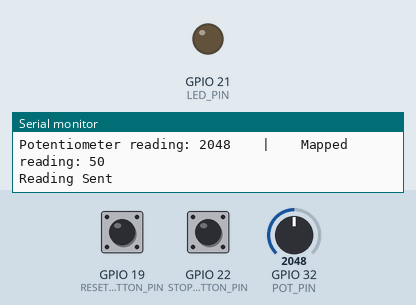
A program run on a simulated ESP32. Parts: output pins drawn as LEDs (lit = HIGH), the last lines printed to the serial monitor. The inputs (shaded band) are chosen by the test bench; at power-on: GPIO 22 (STOP_BUTTON_PIN) HIGH, GPIO 19 (RESET_BUTTON_PIN) HIGH, GPIO 32 (POT_PIN) = 2048. Storage starts empty.

Above: at 1.2 s.
1.3 s: GPIO 22 (STOP_BUTTON_PIN) pulled LOW for 0.15 s
At 2.0 s:
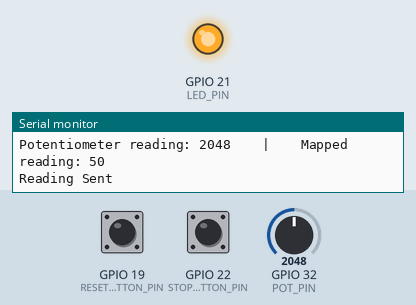
2.9 s: GPIO 19 (RESET_BUTTON_PIN) pulled LOW for 0.15 s
At 3.3 s:
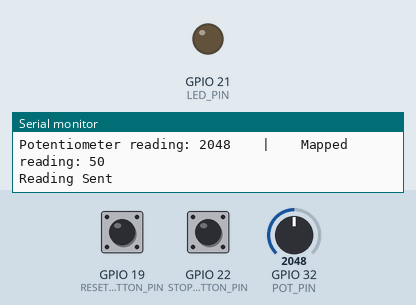
4.5 s: GPIO 22 (STOP_BUTTON_PIN) pulled LOW for 1 s
At 5.8 s:
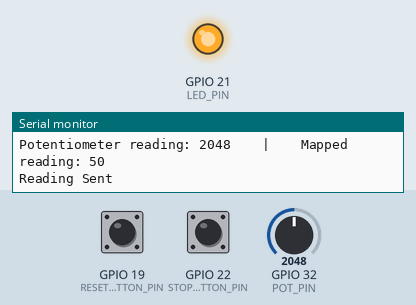
7.0 s: GPIO 22 (STOP_BUTTON_PIN) pulled LOW for 3.2 s
At 7.6 s:
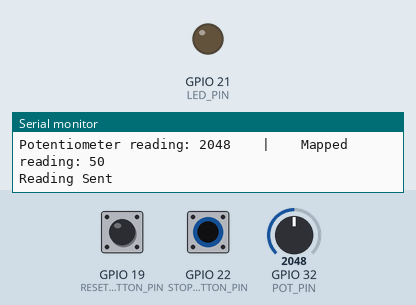
Timing chart, 0 to 10.0 s (numbered marks = the images above; inputs shaded):
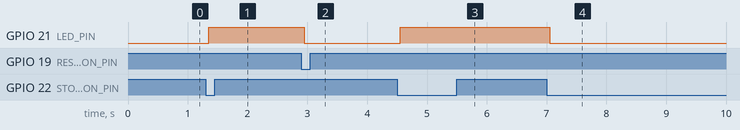

The program:

main.cpp
```cpp
// Include all libraries required for current project
#include <Arduino.h>
#include <WiFi.h>
#include <AsyncTCP.h>
#include <ESPAsyncWebServer.h>
#include "SPIFFS.h"
#include <Arduino_JSON.h>

// Network credentials
const char* ssid = "TestNet";
const char* password = "123456789";

// Initialize webserver on port 80
AsyncWebServer server(80);

// Create an Event Source on /events
// "events" object sends request to HTML to update data
AsyncEventSource events("/events");

/*
GPIO Pins and Variables

Note GPIO pins 32-39 must be used for conversion
While EPS32 is in softAP mode
not sure why but read it somewhere
*/

const int LED_PIN = 21;
const int STOP_BUTTON_PIN = 22;
const int RESET_BUTTON_PIN = 19;
const int POT_PIN = 32;

JSONVar data;
JSONVar gearState;

// Variables to store LED state and button states
bool ledState = false;
bool stopButtonState = false;
bool lastStopButtonState = false;
bool resetButtonState = false;
bool lastResetButtonState = false;

// Timer to refresh pot reading every 500mS
unsigned long lastTime = 0;
unsigned long sensorReadingDelay = 250; // send sensor data every .25 second

/*  This is where sensor data will be collected and sent

  FUEL: Flow Rate Sensor / Buttons w Timer
  SPEED: Accelerometer
  RPMs: Tachometer / Encoder
*/

// Function to return reading from potentiometer as JSON string
String getSensorReadings(){
  unsigned int potValue = analogRead(POT_PIN);
  unsigned int mappedValue = map(potValue, 0, 4095, 0, 100);
  Serial.printf("Potentiometer reading: %d    |    Mapped reading: %d\n", potValue, mappedValue);
  data["gaugeSpeed"] = String(mappedValue);
  String jsonString = JSON.stringify(data);
  return jsonString;
}

// Initialize SPIFFS
void initSPIFFS() {
  if (!SPIFFS.begin()) {
    Serial.println("An error has occurred while mounting SPIFFS");
  }
  Serial.println("SPIFFS mounted successfully");
}

void setup() {
  // Setup monitor and pin modes
  Serial.begin(115200);
  pinMode(LED_PIN, OUTPUT);
  pinMode(POT_PIN, INPUT);
  pinMode(STOP_BUTTON_PIN, INPUT_PULLUP);
  pinMode(RESET_BUTTON_PIN, INPUT_PULLUP);

  // Set initial LED state
  digitalWrite(LED_PIN, ledState);

  // initialize ESP for softAP and print IP for browser
  WiFi.softAP(ssid, password);
  IPAddress IP = WiFi.softAPIP();
  Serial.println(IP);

  initSPIFFS(); // initialze file system on ESP32

  // server.on will route handle requests to the specified URI
  // pretty much just tells ESP what data to send when certain ("URL", method,[]..) are sent

  server.on("/", HTTP_GET, [](AsyncWebServerRequest *request){
    request->send(SPIFFS, "/index.html", "text/html");
  });

  // send static webpage from SPIFFS
  server.serveStatic("/", SPIFFS, "/");

  // Route to get latest sensor reading at "IP/readings"
  server.on("/readings", HTTP_GET, [](AsyncWebServerRequest *request){
    String json = getSensorReadings();
    request->send(200, "application/json", json);
    json = String();
  });

  // only runs when you connect
  events.onConnect([](AsyncEventSourceClient *client){
    if(client->lastId()){
      Serial.printf("Client reconnected! Last message ID that it got is: %u\n", client->lastId());
    }
    // send event with message "hello!", id current millis
    // and set reconnect delay to 1 second
    client->send("hello!", NULL, millis(), 10000);
  });
  server.addHandler(&events);

  // initialize server
  server.begin();
}

void loop() {
  // Read button state
  stopButtonState = digitalRead(STOP_BUTTON_PIN);
  resetButtonState = digitalRead(RESET_BUTTON_PIN);

  // Check if stop button state has changed
  if (stopButtonState != lastStopButtonState) {
    // debounce
    delay(50);
    if (stopButtonState == LOW) {
      // Button is pressed
      if(ledState){
        // if LED was on, stop timer
        events.send("Timer Stopped", "stop_timer", millis());
      }
      else{
        // if LED was off, start timer
        events.send("Timer Started", "start_timer", millis());
      }

      // toggle LED
      ledState = !ledState;
      digitalWrite(LED_PIN, ledState);
      Serial.println("Start/stop button pressed!");
    }
  }

  // Check if reset button state has changed
  if (resetButtonState != lastResetButtonState) {
    // debounce
    delay(50);
    if (resetButtonState == LOW) {
      // Button is pressed, reset timer
      events.send("Timer reset", "reset_timer", millis());

      // if LED is off, don't change it
      if(!ledState){}
      else{
        ledState = !ledState;
        digitalWrite(LED_PIN, ledState);
      }
      Serial.println("Reset button pressed!");
    }
  }

  // Update last button states
  lastStopButtonState = stopButtonState;
  lastResetButtonState = resetButtonState;

  if(Serial.available() > 0) {
    int newState = Serial.read();
      if(newState == 1 || newState == 2 || newState == 3 || newState == 4) {
        gearState["gearState"] = String(newState);
        String jsonString = JSON.stringify(gearState);
        events.send(jsonString.c_str(), "gear_shift", millis());
      }
  }


  if ((millis() - lastTime) > sensorReadingDelay) {
    // Send Events to the client with the Sensor Readings every 0.25 seconds
    events.send("ping",NULL,millis());
    events.send(getSensorReadings().c_str(),"new_readings" ,millis());  // this sends an event "new_readings" with sensor data
    Serial.println("Reading Sent");
    lastTime = millis();
  }
}
```

Measured:
- after the input at 1.3 s, GPIO 21 (LED_PIN): LOW → HIGH after 0.05 s
- after the input at 2.9 s, GPIO 21 (LED_PIN): HIGH → LOW after 0.05 s
- after the input at 4.5 s, GPIO 21 (LED_PIN): LOW → HIGH after 0.05 s
- after the input at 7.0 s, GPIO 21 (LED_PIN): HIGH → LOW after 0.05 s
